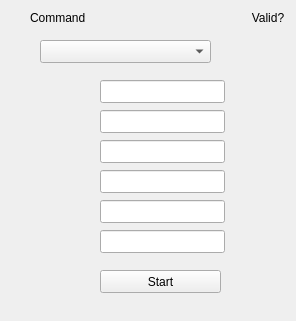
  <widget class="PyDMFrame" name="PyDMFrame_4">
   <property name="geometry">
    <rect>
     <x>250</x>
     <y>310</y>
     <width>296</width>
     <height>321</height>
    </rect>
   </property>
   <property name="palette">
    <palette>
     <active/>
     <inactive/>
     <disabled/>
    </palette>
   </property>
   <property name="toolTip">
    <string/>
   </property>
   <property name="whatsThis">
    <string>
    QFrame with support for alarms
    This class inherits from QFrame and PyDMWidget.

    Parameters
    ----------
    parent : QWidget
        The parent widget for the Label
    init_channel : str, optional
        The channel to be used by the widget.
    </string>
   </property>
   <property name="autoFillBackground">
    <bool>false</bool>
   </property>
   <widget class="PyDMLineEdit" name="PyDMLineEdit_6">
    <property name="geometry">
     <rect>
      <x>100</x>
      <y>230</y>
      <width>125</width>
      <height>23</height>
     </rect>
    </property>
    <property name="toolTip">
     <string/>
    </property>
    <property name="whatsThis">
     <string/>
    </property>
    <property name="precisionFromPV" stdset="0">
     <bool>false</bool>
    </property>
    <property name="precision" stdset="0">
     <number>4</number>
    </property>
    <property name="showUnits" stdset="0">
     <bool>true</bool>
    </property>
    <property name="channel" stdset="0">
     <string>ca://${P}${R}MOVE_PTP:Rz</string>
    </property>
   </widget>
   <widget class="PyDMLineEdit" name="PyDMLineEdit_3">
    <property name="geometry">
     <rect>
      <x>100</x>
      <y>140</y>
      <width>125</width>
      <height>23</height>
     </rect>
    </property>
    <property name="toolTip">
     <string/>
    </property>
    <property name="whatsThis">
     <string/>
    </property>
    <property name="precisionFromPV" stdset="0">
     <bool>false</bool>
    </property>
    <property name="precision" stdset="0">
     <number>4</number>
    </property>
    <property name="showUnits" stdset="0">
     <bool>true</bool>
    </property>
    <property name="channel" stdset="0">
     <string>ca://${P}${R}MOVE_PTP:Tz</string>
    </property>
   </widget>
   <widget class="PyDMLineEdit" name="PyDMLineEdit">
    <property name="geometry">
     <rect>
      <x>100</x>
      <y>80</y>
      <width>125</width>
      <height>23</height>
     </rect>
    </property>
    <property name="toolTip">
     <string/>
    </property>
    <property name="whatsThis">
     <string/>
    </property>
    <property name="precisionFromPV" stdset="0">
     <bool>false</bool>
    </property>
    <property name="precision" stdset="0">
     <number>4</number>
    </property>
    <property name="showUnits" stdset="0">
     <bool>true</bool>
    </property>
    <property name="channel" stdset="0">
     <string>ca://${P}${R}MOVE_PTP:Tx</string>
    </property>
   </widget>
   <widget class="PyDMLineEdit" name="PyDMLineEdit_2">
    <property name="geometry">
     <rect>
      <x>100</x>
      <y>110</y>
      <width>125</width>
      <height>23</height>
     </rect>
    </property>
    <property name="toolTip">
     <string/>
    </property>
    <property name="whatsThis">
     <string/>
    </property>
    <property name="precisionFromPV" stdset="0">
     <bool>false</bool>
    </property>
    <property name="precision" stdset="0">
     <number>4</number>
    </property>
    <property name="showUnits" stdset="0">
     <bool>true</bool>
    </property>
    <property name="channel" stdset="0">
     <string>ca://${P}${R}MOVE_PTP:Ty</string>
    </property>
   </widget>
   <widget class="PyDMLineEdit" name="PyDMLineEdit_4">
    <property name="geometry">
     <rect>
      <x>100</x>
      <y>170</y>
      <width>125</width>
      <height>23</height>
     </rect>
    </property>
    <property name="toolTip">
     <string/>
    </property>
    <property name="whatsThis">
     <string/>
    </property>
    <property name="precisionFromPV" stdset="0">
     <bool>false</bool>
    </property>
    <property name="precision" stdset="0">
     <number>4</number>
    </property>
    <property name="showUnits" stdset="0">
     <bool>true</bool>
    </property>
    <property name="channel" stdset="0">
     <string>ca://${P}${R}MOVE_PTP:Rx</string>
    </property>
   </widget>
   <widget class="PyDMLineEdit" name="PyDMLineEdit_5">
    <property name="geometry">
     <rect>
      <x>100</x>
      <y>200</y>
      <width>125</width>
      <height>23</height>
     </rect>
    </property>
    <property name="toolTip">
     <string/>
    </property>
    <property name="whatsThis">
     <string/>
    </property>
    <property name="precisionFromPV" stdset="0">
     <bool>false</bool>
    </property>
    <property name="precision" stdset="0">
     <number>4</number>
    </property>
    <property name="showUnits" stdset="0">
     <bool>true</bool>
    </property>
    <property name="channel" stdset="0">
     <string>ca://${P}${R}MOVE_PTP:Ry</string>
    </property>
   </widget>
   <widget class="PyDMPushButton" name="PyDMPushButton_2">
    <property name="geometry">
     <rect>
      <x>100</x>
      <y>270</y>
      <width>121</width>
      <height>23</height>
     </rect>
    </property>
    <property name="toolTip">
     <string/>
    </property>
    <property name="whatsThis">
     <string>
    Basic PushButton to send a fixed value.

    The PyDMPushButton is meant to hold a specific value, and send that value
    to a channel when it is clicked, much like the MessageButton does in EDM.
    The PyDMPushButton works in two different modes of operation, first, a
    fixed value can be given to the :attr:`.pressValue` attribute, whenever the
    button is clicked a signal containing this value will be sent to the
    connected channel. This is the default behavior of the button. However, if
    the :attr:`.relativeChange` is set to True, the fixed value will be added
    to the current value of the channel. This means that the button will
    increment a channel by a fixed amount with every click, a consistent
    relative move

    Parameters
    ----------
    parent : QObject, optional
        Parent of PyDMPushButton

    label : str, optional
        String to place on button

    icon : QIcon, optional
        An Icon to display on the PyDMPushButton

    pressValue : int, float, str
        Value to be sent when the button is clicked

    relative : bool, optional
        Choice to have the button perform a relative put, instead of always
        setting to an absolute value

    init_channel : str, optional
        ID of channel to manipulate

    </string>
    </property>
    <property name="text">
     <string>Start</string>
    </property>
    <property name="icon">
     <iconset>
      <normaloff>icons/Play_22px.png</normaloff>icons/Play_22px.png</iconset>
    </property>
    <property name="checkable">
     <bool>false</bool>
    </property>
    <property name="channel" stdset="0">
     <string>ca://${P}${R}MOVE_PTP.PROC</string>
    </property>
    <property name="pressValue" stdset="0">
     <string>1</string>
    </property>
   </widget>
   <widget class="PyDMEnumComboBox" name="PyDMEnumComboBox_2">
    <property name="geometry">
     <rect>
      <x>40</x>
      <y>40</y>
      <width>171</width>
      <height>23</height>
     </rect>
    </property>
    <property name="toolTip">
     <string/>
    </property>
    <property name="whatsThis">
     <string>
    A QComboBox with support for Channels and more from PyDM

    Parameters
    ----------
    parent : QWidget
        The parent widget for the Label
    init_channel : str, optional
        The channel to be used by the widget.

    Signals
    -------
    send_value_signal : int, float, str, bool or np.ndarray
        Emitted when the user changes the value.
    activated : int, str
        Emitted when the user chooses an item in the combobox.
    currentIndexChanged : int, str
        Emitted when the index is changed in the combobox.
    highlighted : int, str
        Emitted when an item in the combobox popup list is highlighted
        by the user.
    </string>
    </property>
    <property name="channel" stdset="0">
     <string>ca://${P}${R}MOVE_PTP:MoveType</string>
    </property>
   </widget>
   <widget class="QLabel" name="label_4">
    <property name="geometry">
     <rect>
      <x>30</x>
      <y>10</y>
      <width>111</width>
      <height>16</height>
     </rect>
    </property>
    <property name="text">
     <string>Command</string>
    </property>
   </widget>
   <widget class="PyDMRelatedDisplayButton" name="PyDMRelatedDisplayButton_5">
    <property name="geometry">
     <rect>
      <x>250</x>
      <y>35</y>
      <width>31</width>
      <height>31</height>
     </rect>
    </property>
    <property name="toolTip">
     <string/>
    </property>
    <property name="whatsThis">
     <string>
    A QPushButton capable of opening a new Display at the same of at a
    new window.

    Parameters
    ----------
    init_channel : str, optional
        The channel to be used by the widget.

    filename : str, optional
        The file to be opened
    </string>
    </property>
    <property name="layoutDirection">
     <enum>Qt::LeftToRight</enum>
    </property>
    <property name="autoFillBackground">
     <bool>false</bool>
    </property>
    <property name="styleSheet">
     <string notr="true"/>
    </property>
    <property name="iconSize">
     <size>
      <width>32</width>
      <height>32</height>
     </size>
    </property>
    <property name="flat">
     <bool>true</bool>
    </property>
    <property name="showIcon" stdset="0">
     <bool>false</bool>
    </property>
    <property name="openInNewWindow" stdset="0">
     <bool>true</bool>
    </property>
    <property name="filenames" stdset="0">
     <string>SymetrieValid.ui</string>
    </property>
   </widget>
   <widget class="PyDMByteIndicator" name="s_hexa_Initialised_2">
    <property name="geometry">
     <rect>
      <x>255</x>
      <y>40</y>
      <width>21</width>
      <height>21</height>
     </rect>
    </property>
    <property name="baseSize">
     <size>
      <width>21</width>
      <height>21</height>
     </size>
    </property>
    <property name="toolTip">
     <string/>
    </property>
    <property name="whatsThis">
     <string>
    Widget for graphical representation of bits from an integer number
    with support for Channels and more from PyDM

    Parameters
    ----------
    parent : QWidget
        The parent widget for the Label
    init_channel : str, optional
        The channel to be used by the widget.
    </string>
    </property>
    <property name="channel" stdset="0">
     <string>ca://${P}${R}Drv:ValidateMove:Valid_RBV</string>
    </property>
    <property name="onColor" stdset="0">
     <color>
      <red>255</red>
      <green>0</green>
      <blue>0</blue>
     </color>
    </property>
    <property name="offColor" stdset="0">
     <color>
      <red>0</red>
      <green>255</green>
      <blue>0</blue>
     </color>
    </property>
    <property name="showLabels" stdset="0">
     <bool>true</bool>
    </property>
    <property name="circles" stdset="0">
     <bool>false</bool>
    </property>
    <property name="numBits" stdset="0">
     <number>1</number>
    </property>
    <property name="labels" stdset="0">
     <stringlist/>
    </property>
   </widget>
   <widget class="QLabel" name="label_11">
    <property name="geometry">
     <rect>
      <x>230</x>
      <y>10</y>
      <width>76</width>
      <height>16</height>
     </rect>
    </property>
    <property name="text">
     <string>Valid?</string>
    </property>
    <property name="alignment">
     <set>Qt::AlignCenter</set>
    </property>
   </widget>
   <zorder>s_hexa_Initialised_2</zorder>
   <zorder>PyDMLineEdit_6</zorder>
   <zorder>PyDMLineEdit_3</zorder>
   <zorder>PyDMLineEdit</zorder>
   <zorder>PyDMLineEdit_2</zorder>
   <zorder>PyDMLineEdit_4</zorder>
   <zorder>PyDMLineEdit_5</zorder>
   <zorder>PyDMPushButton_2</zorder>
   <zorder>PyDMEnumComboBox_2</zorder>
   <zorder>label_4</zorder>
   <zorder>label_11</zorder>
   <zorder>PyDMRelatedDisplayButton_5</zorder>
  </widget>
